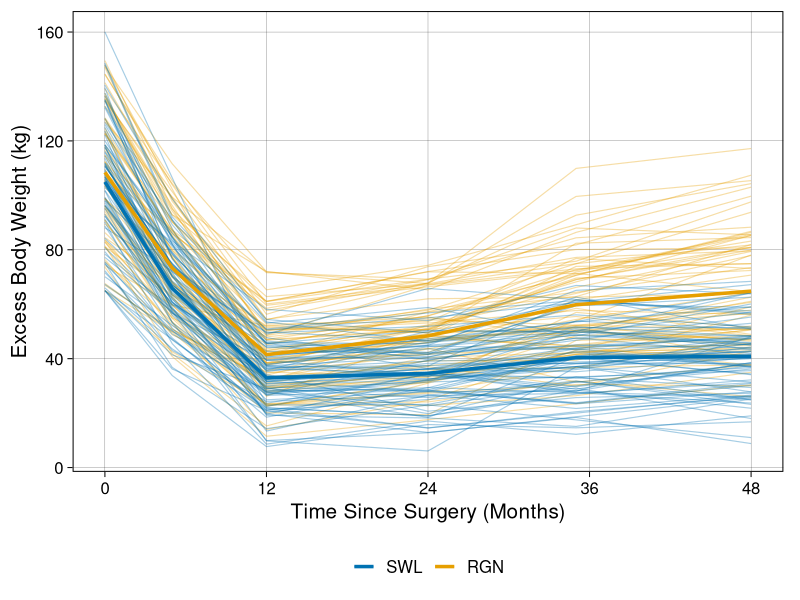

Here is the R script that generated this plot:
library(ggplot2)
library(dplyr)

df = read.csv("data.csv", stringsAsFactors = FALSE)
df$group = factor(df$group, levels = c("SWL", "RGN"))

group_colors = c("SWL" = "#0072B2", "RGN" = "#E69F00")

df_mean = df |>
  group_by(group, time_months) |>
  summarise(ebw_kg = mean(ebw_kg), .groups = "drop")

p = ggplot(df, aes(x = time_months, y = ebw_kg, color = group)) +
  geom_line(aes(group = subject_id), linewidth = 0.4, alpha = 0.35) +
  geom_line(data = df_mean, aes(group = group), linewidth = 1.2, alpha = 1.0) +
  scale_x_continuous(
    name   = "Time Since Surgery (Months)",
    breaks = c(0, 12, 24, 36, 48)
  ) +
  scale_y_continuous(name = "Excess Body Weight (kg)") +
  scale_color_manual(
    values = group_colors,
    labels = c("SWL" = "SWL", "RGN" = "RGN"),
    name = NULL
  ) +
  theme_linedraw(base_size = 15) +
  theme(
    legend.position  = "bottom",
    panel.grid.minor = element_blank(),
    plot.margin      = margin(8, 12, 8, 8)
  )

ggsave("figsy.png", p, width = 6, height = 5, dpi = 800, bg = "white")
